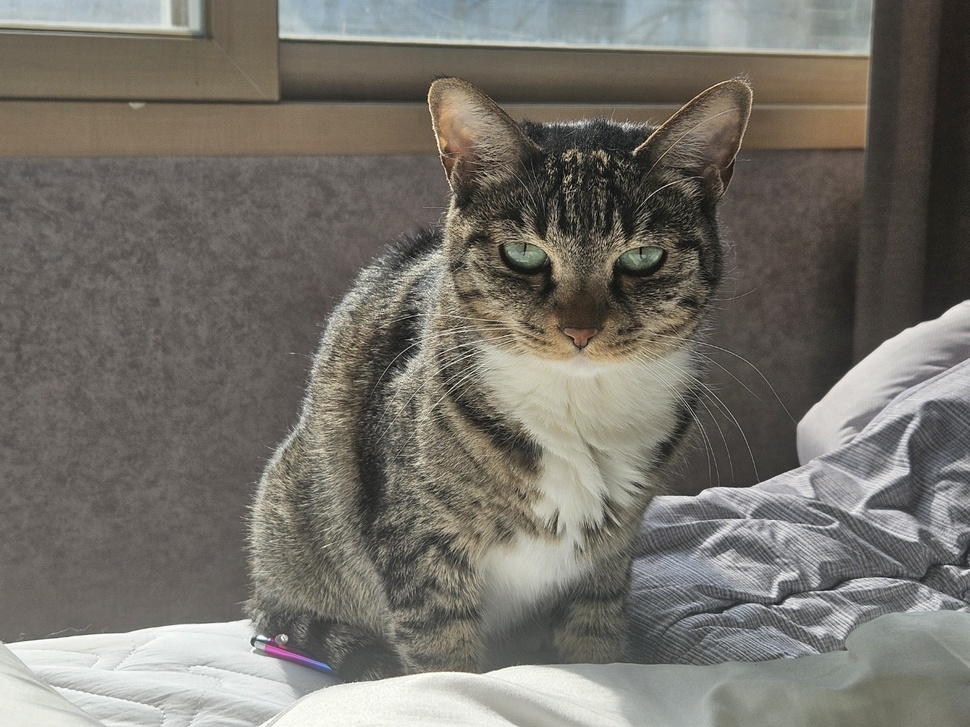
#> input picture ch04/img/cat.jpeg, 970 x 727 px, shrunk from 1400 x 1050 before the run, found by its file name
$ python pro4-1.py
#> lines starting #> are read from the running program, lines starting #| are printed output that depends on the picture
# 소벨 에지 검출하기 (Sobel 함수 사용)
import cv2 as cv

# img = cv.imread('img/soccer.jpg')
img=cv.imread('ch04/img/cat.jpeg')
#> img is the input picture: shape (727, 970, 3); mean B, G, R 107.2, 114.3, 117.9
gray = cv.cvtColor(img, cv.COLOR_BGR2GRAY)
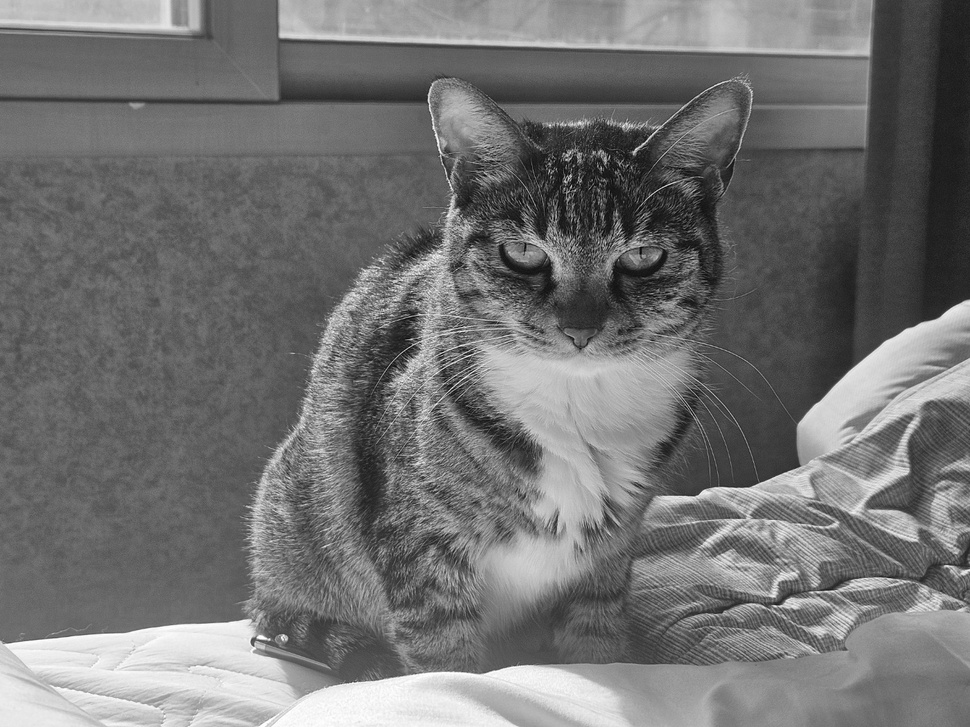
#> gray: shape (727, 970); min 1, max 255, mean 114.6

grad_x=cv.Sobel(gray, cv.CV_32F,1,0,ksize=3)    # 소벨 사용
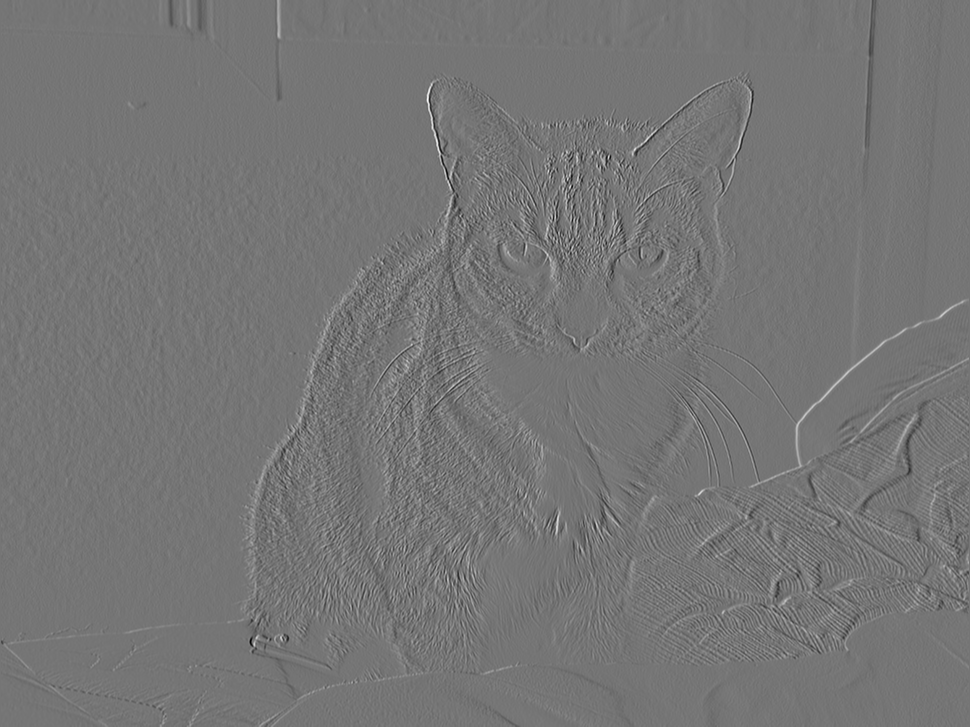
#> grad_x: shape (727, 970) float32; min -656, max 764, mean -0.2; drawn with min black and max white
grad_y=cv.Sobel(gray, cv.CV_32F,0,1,ksize=3)
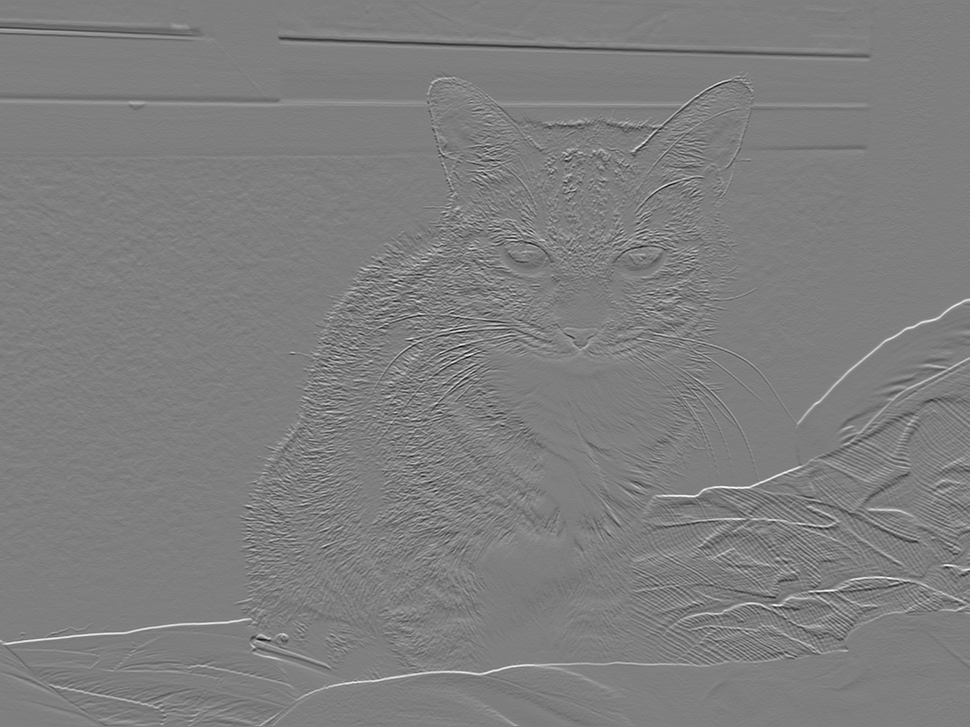
#> grad_y: shape (727, 970) float32; min -769, max 775, mean 0.5; drawn with min black and max white

sobel_x=cv.convertScaleAbs(grad_x)  # 절댓값을 취해 양수로 변환(최소 0을 넘어가면 0, 최대 255를 넘어가면 255)
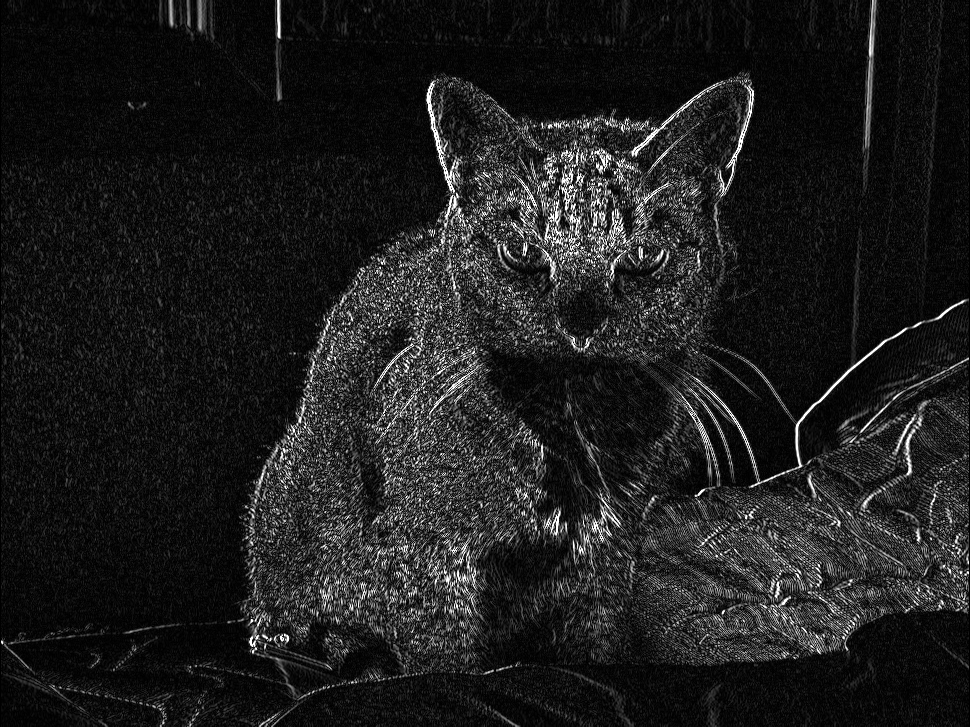
#> sobel_x: shape (727, 970); min 0, max 255, mean 29.9
sobel_y=cv.convertScaleAbs(grad_y)
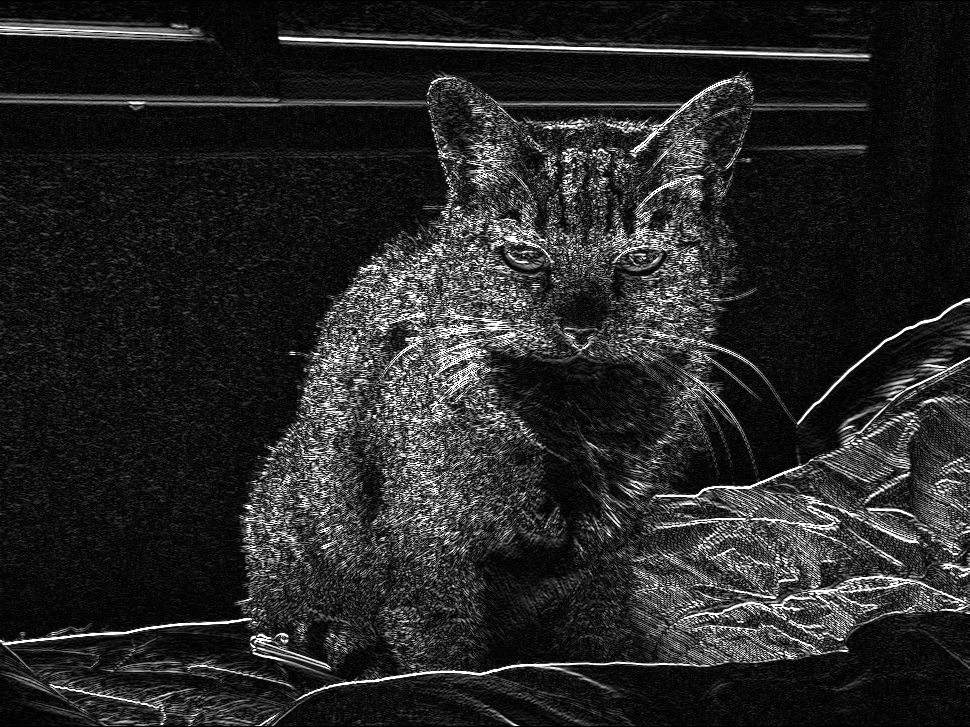
#> sobel_y: shape (727, 970); min 0, max 255, mean 38.8

edge_strength=cv.addWeighted(sobel_x, 0.5, sobel_y, 0.5, 0) # 에지 강도 계산(위와 동일)
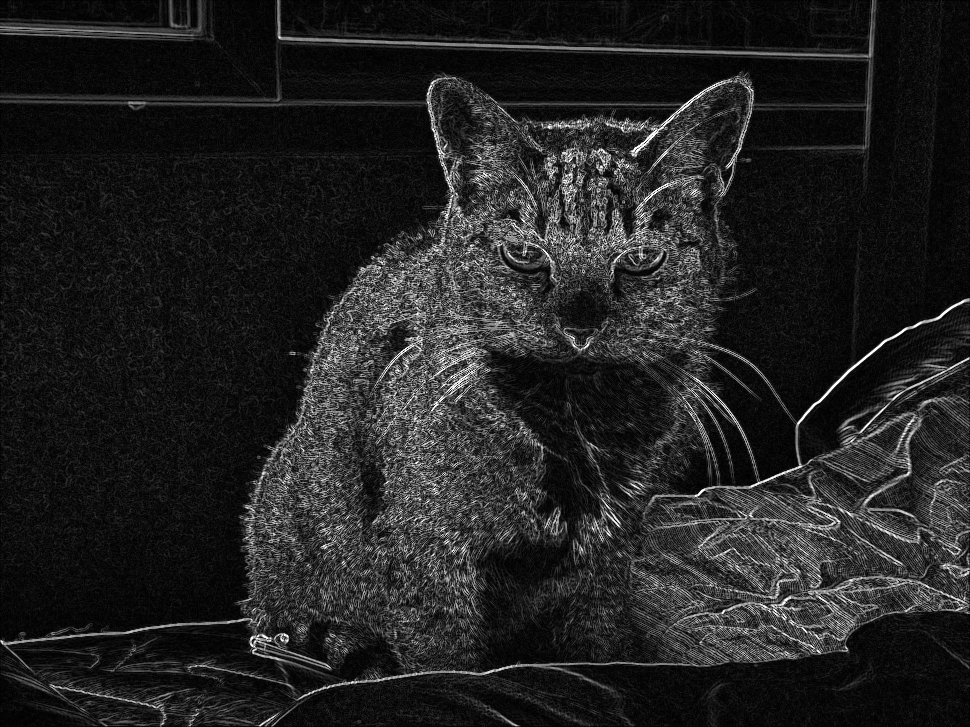
#> edge_strength: shape (727, 970); min 0, max 255, mean 34.4

cv.imshow('Original', gray)
cv.imshow('Sobelx', sobel_x)
cv.imshow('Sobely', sobel_y)
cv.imshow('Edge Strength', edge_strength)

cv.waitKey()
cv.destroyAllWindows()

$ run again, with ch04/img/soccer.jpg copied over ch04/img/cat.jpeg
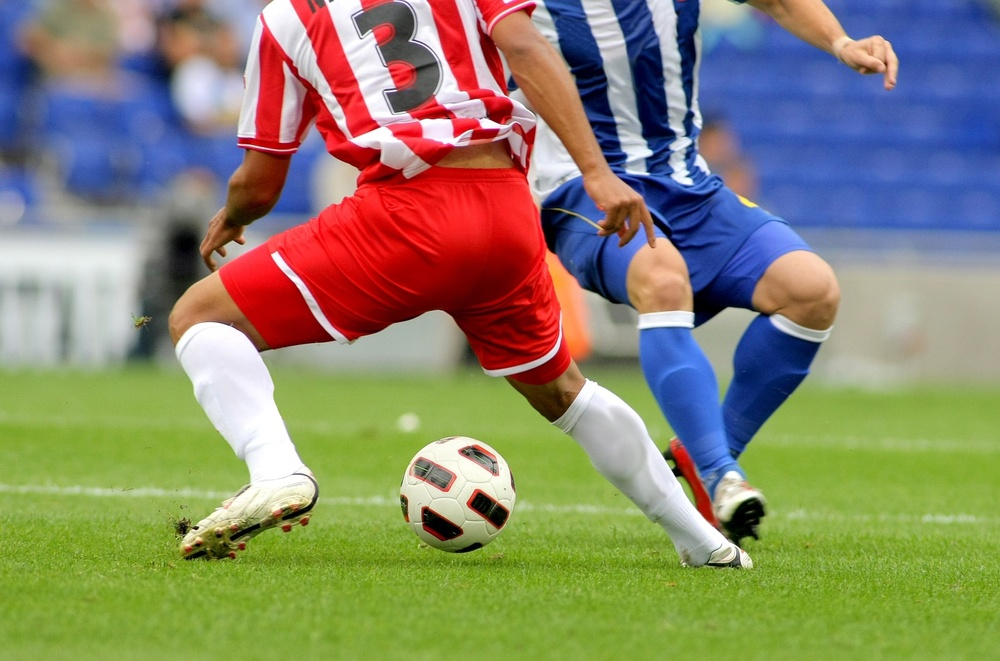
#> input picture ch04/img/soccer.jpg, 1000 x 661 px, shrunk from 1434 x 948 before the run, found by its file name
#> img is the input picture: shape (661, 1000, 3); mean B, G, R 107.3, 133.3, 136.8
#> `grad_y=cv.Sobel(gray, cv.CV_32F,0,1,ksize=3)`:
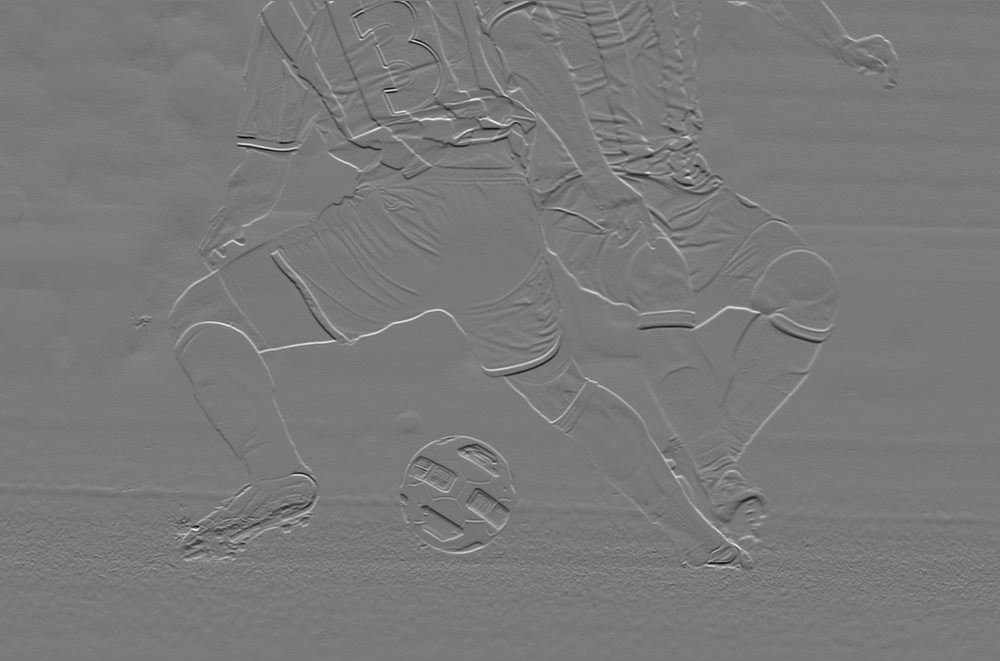
#> grad_y: shape (661, 1000) float32; min -819, max 891, mean 0.1; drawn with min black and max white
#> `edge_strength=cv.addWeighted(sobel_x, 0.5, sobel_y, 0.5, 0)`:
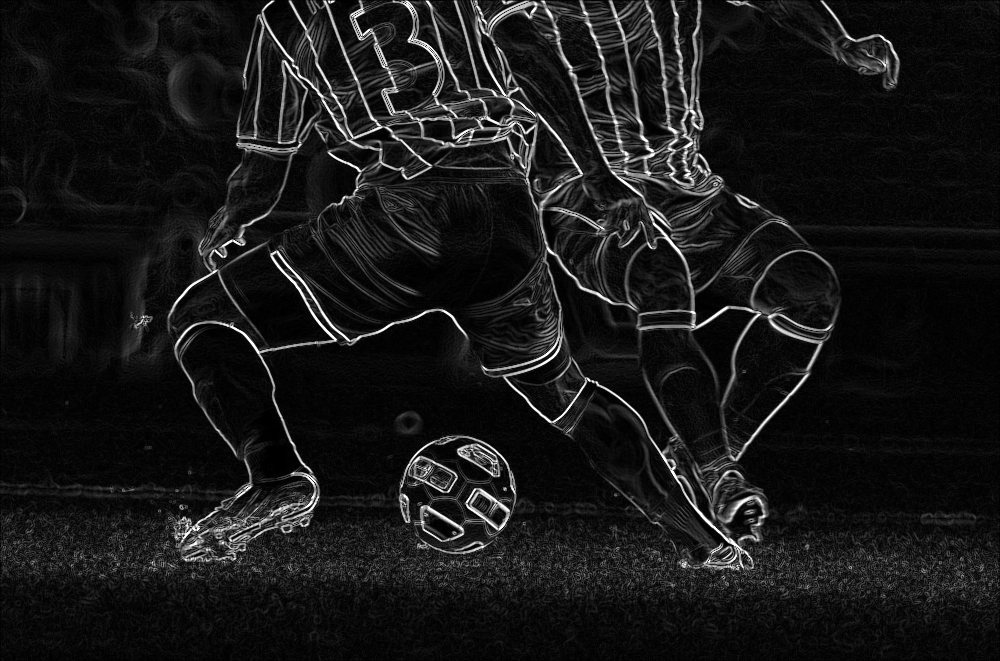
#> edge_strength: shape (661, 1000); min 0, max 255, mean 23.7

$ run again, with ch04/img/apples.jpg copied over ch04/img/cat.jpeg
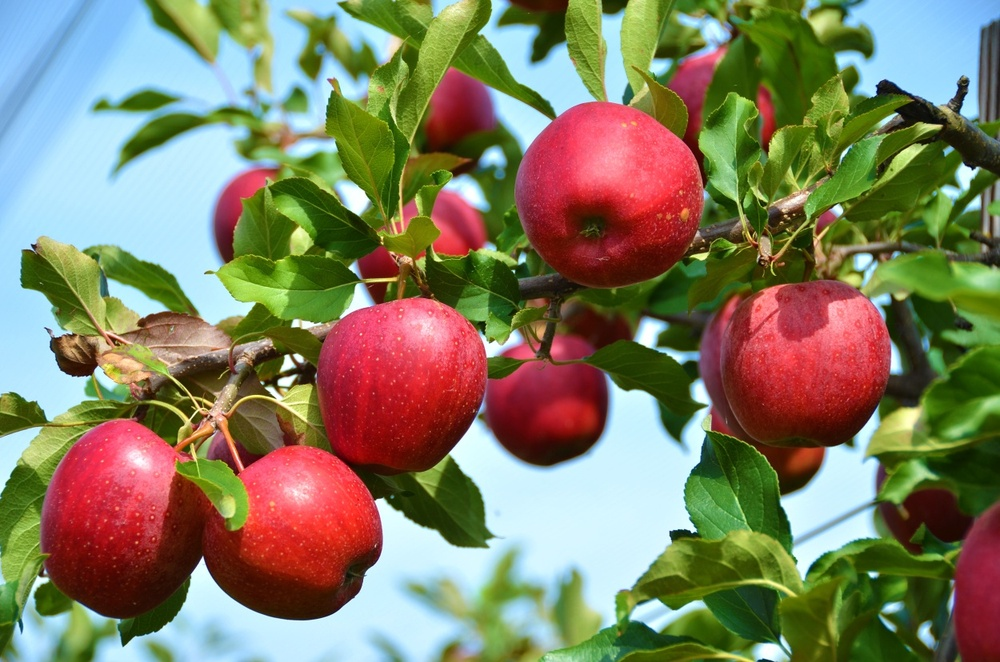
#> input picture ch04/img/apples.jpg, 1000 x 662 px, shrunk from 1250 x 828 before the run, found by its file name
#> img is the input picture: shape (662, 1000, 3); mean B, G, R 98.6, 125.8, 129.6
#> `grad_y=cv.Sobel(gray, cv.CV_32F,0,1,ksize=3)`:
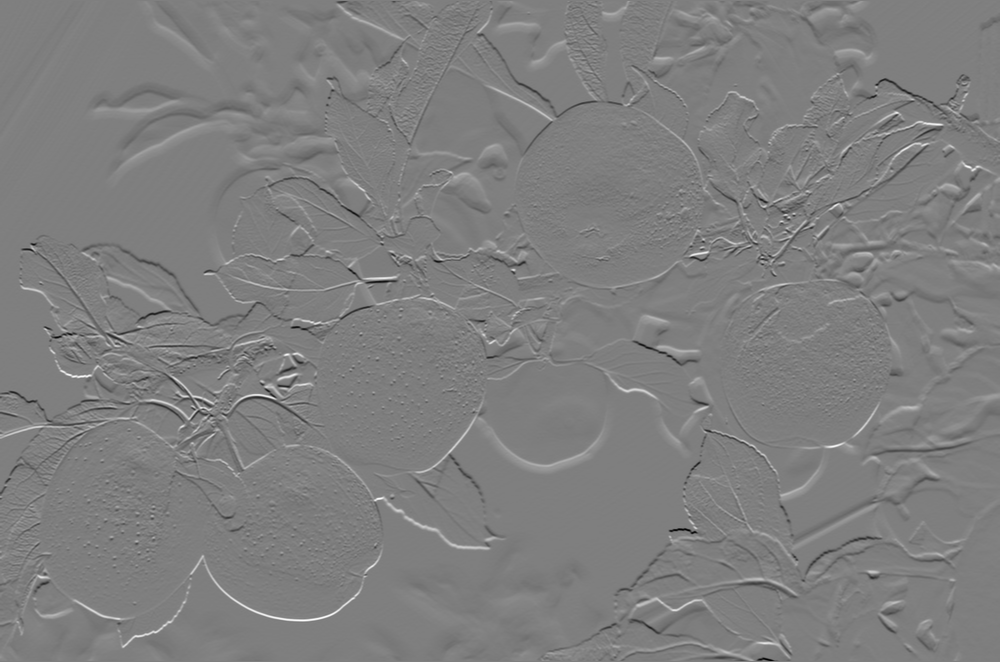
#> grad_y: shape (662, 1000) float32; min -864, max 870, mean -0.2; drawn with min black and max white
#> `edge_strength=cv.addWeighted(sobel_x, 0.5, sobel_y, 0.5, 0)`:
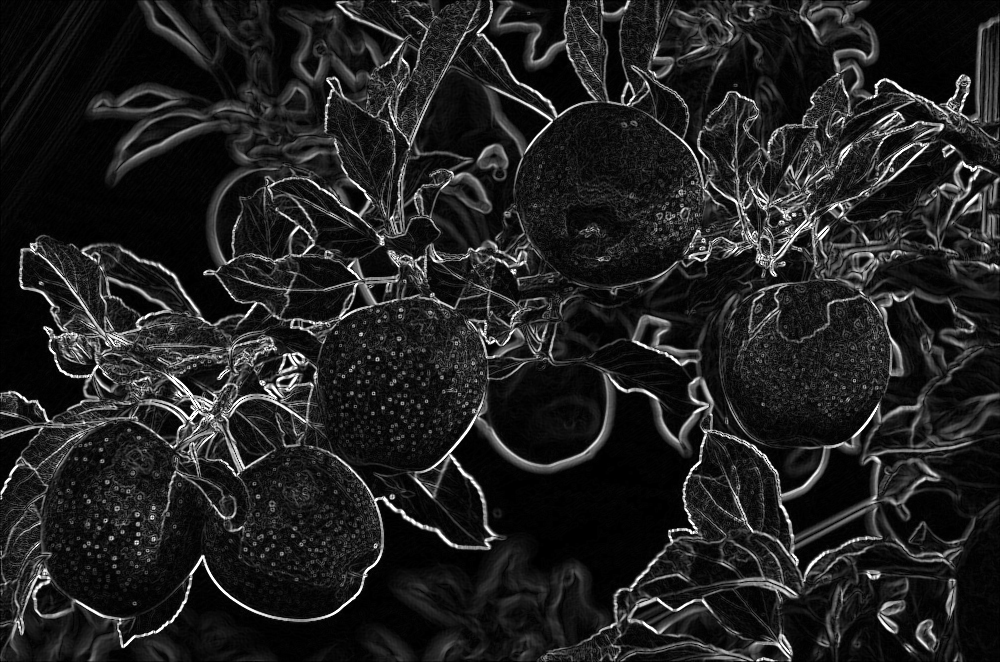
#> edge_strength: shape (662, 1000); min 0, max 255, mean 33.4
